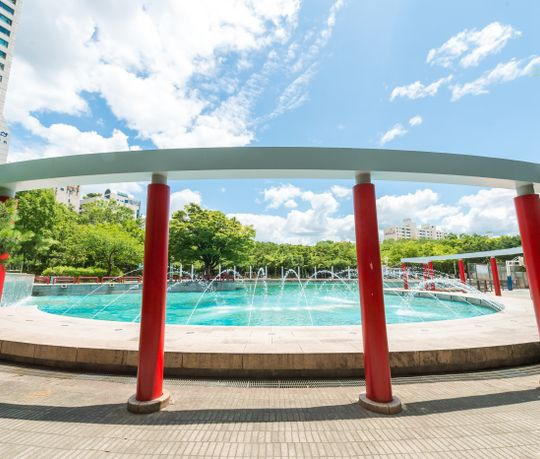
#> input picture inputs/sample.jpg, 540 x 459 px, found by its file name
$ python cvai-22.py
#> lines starting #> are read from the running program, lines starting #| are printed output that depends on the picture
### 심화 코드: Depth Map을 기반으로 3D 포인트 클라우드 생성
import cv2
import numpy as np

img = cv2.imread('./inputs/sample.jpg')
#> img is the input picture: shape (459, 540, 3); mean B, G, R 174.9, 179.3, 170.9
# 그레이스케일 변환
gray = cv2.cvtColor(img, cv2.COLOR_BGR2GRAY)
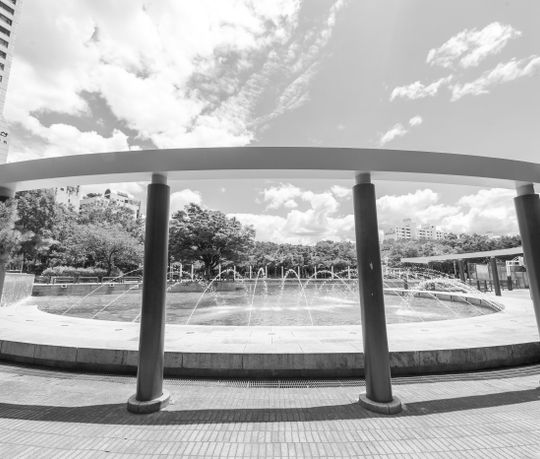
#> gray: shape (459, 540); min 5, max 255, mean 176.3
# Depth Map 생성
depth_map = cv2.applyColorMap(gray, cv2.COLORMAP_JET)
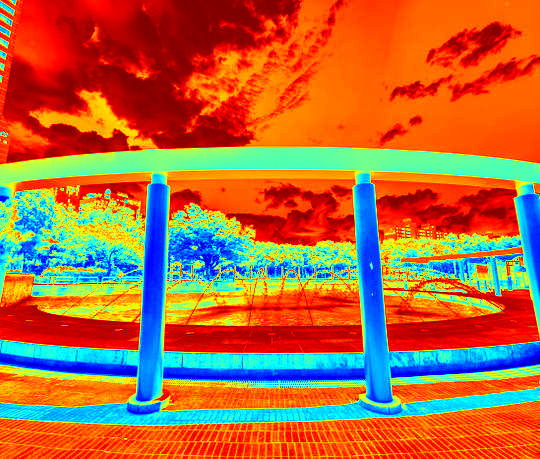
#> depth_map: shape (459, 540, 3); mean B, G, R 59.9, 105.5, 179.9
cv2.imwrite("./outputs/depth_map2.jpg", depth_map)
# 3D 포인트 클라우드 변환
h, w = depth_map.shape[:2]
#> h = 459; w = 540
X, Y = np.meshgrid(np.arange(w), np.arange(h))
Z = gray.astype(np.float32) # Depth 값을 Z 축으로 사용
# 3D 좌표 생성
points_3d = np.dstack((X, Y, Z))
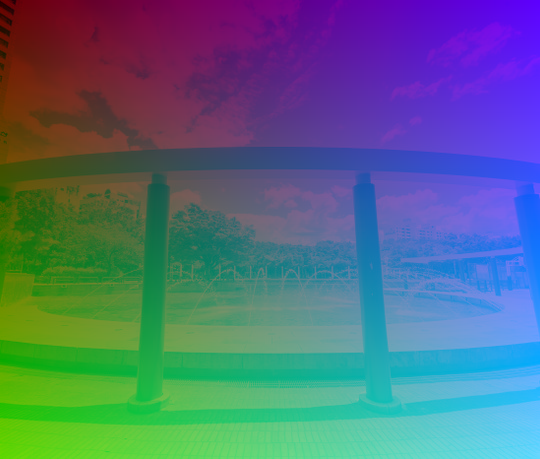
#> points_3d: shape (459, 540, 3) float64; mean of channels 0, 1, 2 269.5, 229, 176.3; drawn with min black and max white

# 결과 출력
cv2.imshow('Depth Map', depth_map)
cv2.waitKey(0)
cv2.destroyAllWindows()
